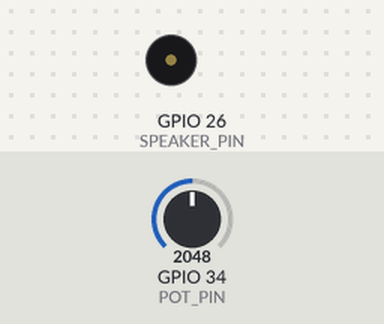
The sketch below on a simulated ESP32. Parts: buzzer (waves = sounding). Inputs (shaded band) come from the test bench; at power-on: GPIO 34 (POT_PIN) = 2048. What the sketch prints to the serial monitor is not drawn.

Above: at 0.7 s.
At 1.2 s:
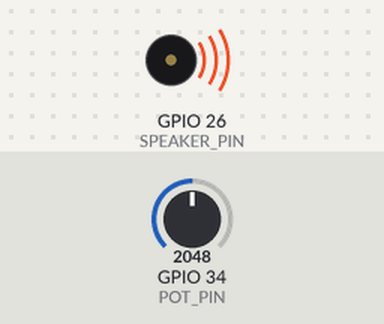
1.3 s: GPIO 34 (POT_PIN) set to 491
At 1.64 s:
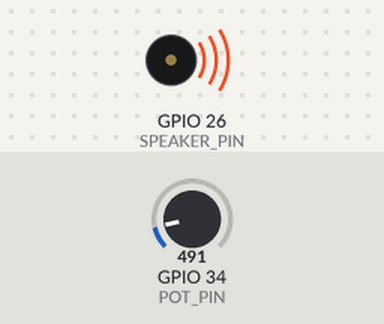
4.3 s: GPIO 34 (POT_PIN) set to 1228
7.3 s: GPIO 34 (POT_PIN) set to 1036
9.4 s: GPIO 34 (POT_PIN) set to 942
Timing chart, 0 to 11.1 s (numbered marks = the images above; inputs shaded):
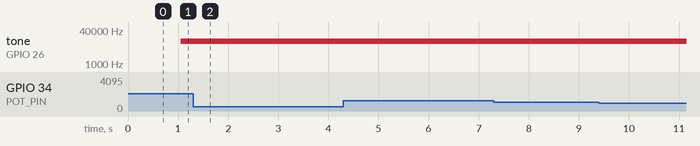

Measured:
- after the input at 1.3 s, tone on GPIO 26 (SPEAKER_PIN): stays 12000 Hz (without the input it goes to silent after 2.5 s)

The sketch:

custom_v8_esp.ino
```cpp
#include <Arduino.h>

// Пин для потенциометра
#define POT_PIN 34 // GPIO34 - пин потенциометра
#define SPEAKER_PIN 26

// Настройка звука
#define BASE_SAMPLE_RATE 12000
#define MAX_SAMPLE_RATE 20000
#define MIN_VOLUME 50
#define MAX_VOLUME 255

// Аудиоданные из `idle.h`
extern const unsigned char idle_data[];
extern const int idle_len;

// Аудиоданные из `start.h`
extern const unsigned char start_data[];
extern const int start_len;

volatile uint16_t sampleIndex = 0;
volatile uint32_t sampleRate = BASE_SAMPLE_RATE;
volatile uint8_t volume = MIN_VOLUME;
volatile const unsigned char* currentSampleData = start_data;
volatile int currentSampleLen = start_len;

hw_timer_t* timer = nullptr;
bool isStartPlayed = false;

void IRAM_ATTR playNextSample();
void updateEngineSound();

void setup() {
  Serial.begin(115200); // Инициализация Serial Monitor
  pinMode(POT_PIN, INPUT); // Настройка пина для потенциометра
  pinMode(SPEAKER_PIN, OUTPUT);

  // Настройка PWM
  ledcSetup(0, BASE_SAMPLE_RATE, 8);
  ledcAttachPin(SPEAKER_PIN, 0);

  // Настройка таймера
  timer = timerBegin(0, 80, true);
  timerAttachInterrupt(timer, &playNextSample, true);
  timerAlarmWrite(timer, 1000000 / BASE_SAMPLE_RATE, true);
  timerAlarmEnable(timer);

  Serial.println("Воспроизведение start.raw...");
}

void loop() {
  updateEngineSound();

  if (isStartPlayed && currentSampleData != idle_data) {
    currentSampleData = idle_data;
    currentSampleLen = idle_len;
    sampleIndex = 0;
    Serial.println("Воспроизведение idle.raw...");
  }
}

// Прерывание для воспроизведения следующего сэмпла
void IRAM_ATTR playNextSample() {
  if (sampleIndex < currentSampleLen) {
    uint8_t sample = currentSampleData[sampleIndex++];
    sample = (sample * volume) / 255;
    ledcWrite(0, sample);
  } else {
    if (currentSampleData == start_data) {
      isStartPlayed = true;
    }
    sampleIndex = 0;
  }
}

// Обновление звука двигателя
void updateEngineSound() {
  int potValue = analogRead(POT_PIN); // Считываем значение потенциометра

  // Отладка
  Serial.print("Значение потенциометра: ");
  Serial.println(potValue);

  sampleRate = map(potValue, 0, 4095, BASE_SAMPLE_RATE, MAX_SAMPLE_RATE);
  volume = map(potValue, 0, 4095, MIN_VOLUME, MAX_VOLUME);
  timerAlarmWrite(timer, 1000000 / sampleRate, true);
}
```

idle.h
```cpp
#ifndef IDLE_H
#define IDLE_H

extern const unsigned char idle_data[];
extern const int idle_len;

#endif
```

start.h
```cpp
#ifndef START_H
#define START_H

extern const unsigned char start_data[];
extern const int start_len;

#endif
```

throttle.h
```cpp
#ifndef THROTTLE_H
#define THROTTLE_H

extern const unsigned char throttle_data[];
extern const int throttle_len;

#endif
```

Source omitted: idle.cpp (data table, 96123 bytes), start.cpp (data table, 96127 bytes), throttle.cpp (data table, 90395 bytes)
